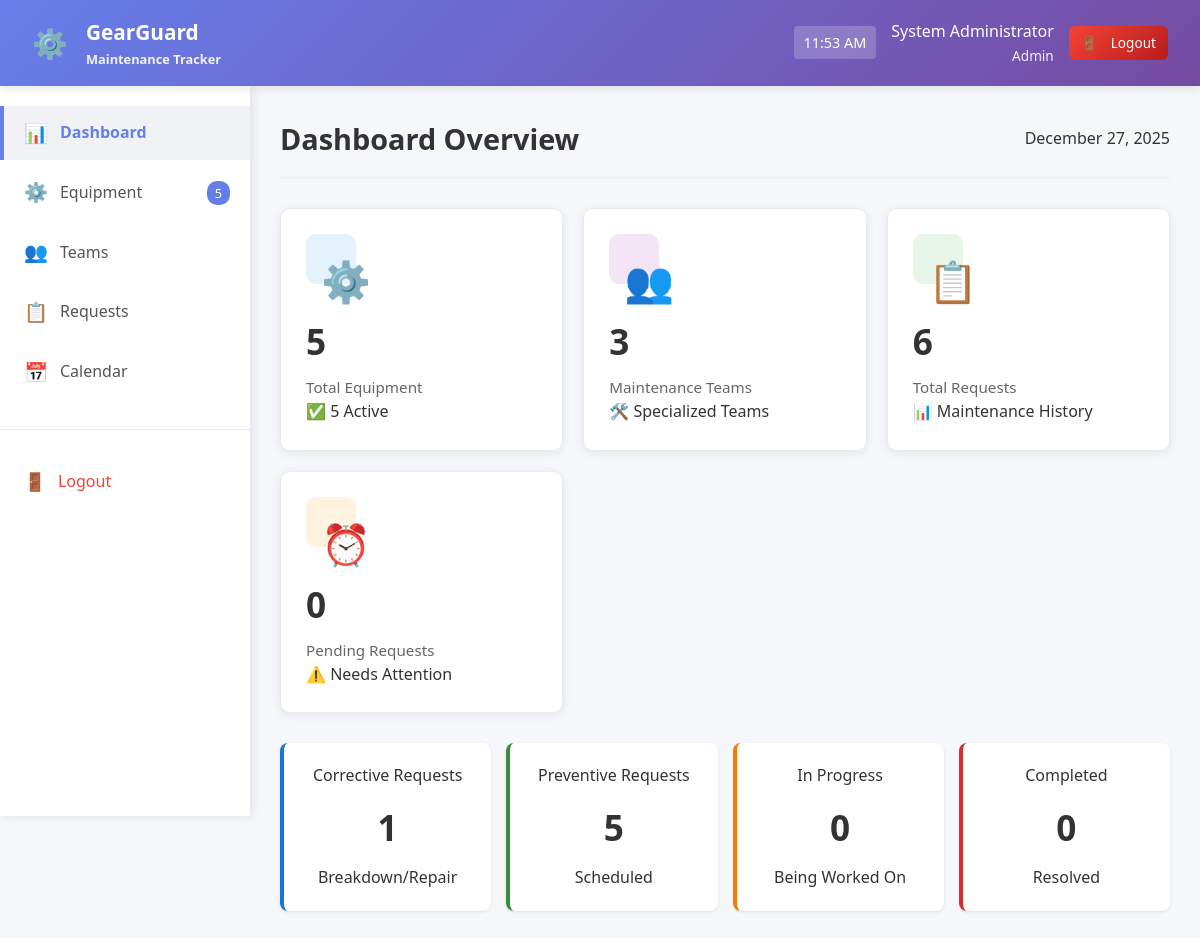
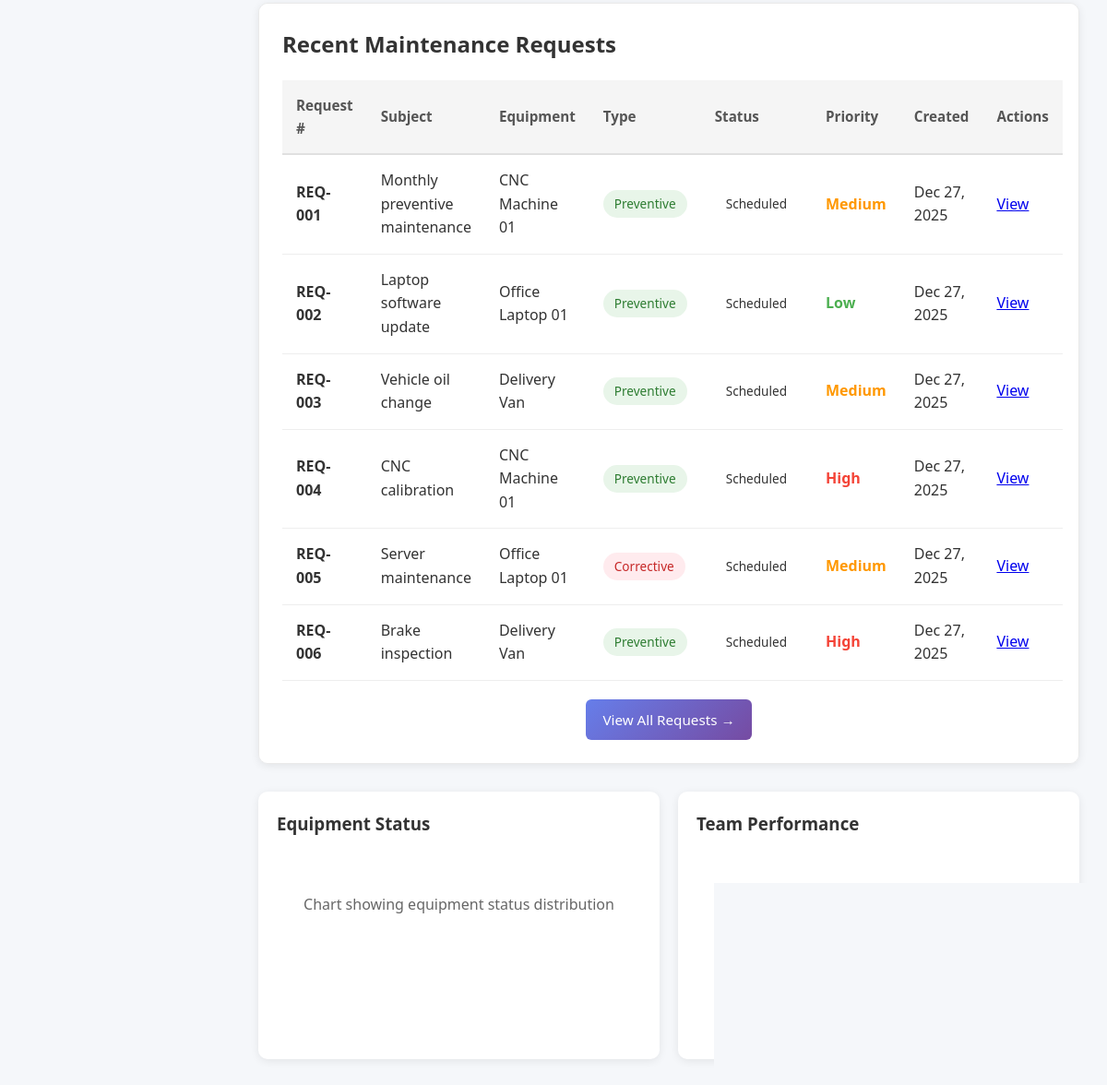
/pages/dashboard.php (signed in), run on the app's committed database (2 pictures, top to bottom).
### tables this page shows
CREATE TABLE `maintenance_requests` (
  `id` int(11) NOT NULL,
  `request_number` varchar(50) DEFAULT NULL,
  `subject` varchar(200) NOT NULL,
  `description` text DEFAULT NULL,
  `equipment_id` int(11) NOT NULL,
  `type` varchar(20) DEFAULT 'Corrective',
  `priority` varchar(20) DEFAULT 'Medium',
  `status` varchar(20) DEFAULT 'New',
  `scheduled_date` date DEFAULT NULL,
  `duration_hours` int(11) DEFAULT NULL,
  `estimated_cost` decimal(10,2) DEFAULT NULL,
  `actual_cost` decimal(10,2) DEFAULT NULL,
  `completion_date` date DEFAULT NULL,
  `assigned_to` int(11) DEFAULT NULL,
  `created_by` int(11) DEFAULT NULL,
  `created_at` timestamp NOT NULL DEFAULT current_timestamp(),
  `updated_at` timestamp NOT NULL DEFAULT current_timestamp() ON UPDATE current_timestamp()
);

CREATE TABLE `equipment` (
  `id` int(11) NOT NULL,
  `name` varchar(200) NOT NULL,
  `serial_number` varchar(100) DEFAULT NULL,
  `category_id` int(11) DEFAULT NULL,
  `department_id` int(11) DEFAULT NULL,
  `location` varchar(200) DEFAULT NULL,
  `status` varchar(20) DEFAULT 'active',
  `notes` text DEFAULT NULL,
  `created_at` timestamp NOT NULL DEFAULT current_timestamp(),
  `purchase_date` date DEFAULT NULL,
  `warranty_date` date DEFAULT NULL,
  `maintenance_team_id` int(11) DEFAULT NULL,
  `created_by` int(11) DEFAULT NULL
);

### pages/dashboard.php (the view, shortened to what this page needs)
<?php
require_once '../config.php';
$stats = [
    'equipment' => 0,
    'teams' => 0,
    'requests' => 0,
    'pending' => 0,
    'active_equipment' => 0,
    'corrective' => 0,
    'preventive' => 0,
    'in_progress' => 0,
    'completed' => 0
];
try {
    $query = "SELECT
        (SELECT COUNT(*) FROM equipment) as total_equipment,
        (SELECT COUNT(*) FROM maintenance_teams) as total_teams,
        (SELECT COUNT(*) FROM maintenance_requests) as total_requests,
        (SELECT COUNT(*) FROM maintenance_requests WHERE status = 'New') as pending_requests,
        (SELECT COUNT(*) FROM equipment WHERE status = 'active') as active_equipment,
        (SELECT COUNT(*) FROM maintenance_requests WHERE type = 'Corrective') as corrective_requests,
        (SELECT COUNT(*) FROM maintenance_requests WHERE type = 'Preventive') as preventive_requests,
        (SELECT COUNT(*) FROM maintenance_requests WHERE status = 'In Progress') as in_progress,
        (SELECT COUNT(*) FROM maintenance_requests WHERE status = 'Repaired') as completed";
    $result = mysqli_query($conn, $query);
    if ($result && $row = mysqli_fetch_assoc($result)) {
        $stats['equipment'] = $row['total_equipment'];
        $stats['teams'] = $row['total_teams'];
        $stats['requests'] = $row['total_requests'];
        $stats['pending'] = $row['pending_requests'];
        $stats['active_equipment'] = $row['active_equipment'];
        $stats['corrective'] = $row['corrective_requests'];
        $stats['preventive'] = $row['preventive_requests'];
        $stats['in_progress'] = $row['in_progress'];
        $stats['completed'] = $row['completed'];
    }
    $recent_requests = [];
    $recent_query = "
        SELECT mr.*, e.name as equipment_name
        FROM maintenance_requests mr
        LEFT JOIN equipment e ON mr.equipment_id = e.id
        ORDER BY mr.created_at DESC
        LIMIT 8
    ";
    $recent_result = mysqli_query($conn, $recent_query);
    if ($recent_result) {
        while ($row = mysqli_fetch_assoc($recent_result)) {
            $recent_requests[] = $row;
        }
    }
} catch (Exception $e) {
    error_log("Dashboard error: " . $e->getMessage());
}
?>
<!DOCTYPE html>
<html lang="en">
<head>
    <link rel="stylesheet" href="../css/style.css">
</head>
<body>
    <?php include '../includes/header.php'; ?>
    <div class="container">
        <?php include '../includes/sidebar.php'; ?>
        <main class="main-content">
            <div class="page-header">
                <h1>Dashboard Overview</h1>
                <span class="date-display"><?php echo date('F j, Y'); ?></span>
            </div>
            <div class="dashboard-cards">
                <div class="card">
                    <div class="card-icon icon-equipment">
                        ⚙️
                    </div>
                    <h3><?php echo $stats['equipment']; ?></h3>
                    <p>Total Equipment</p>
                    <div class="sub-stat">
                        ✅ <?php echo $stats['active_equipment']; ?> Active
                    </div>
                </div>
                <div class="card">
                    <div class="card-icon icon-team">
                        👥
                    </div>
                    <h3><?php echo $stats['teams']; ?></h3>
                    <p>Maintenance Teams</p>
                    <div class="sub-stat">
                        🛠️ Specialized Teams
                    </div>
                </div>
                <div class="card">
                    <div class="card-icon icon-request">
                        📋
                    </div>
                    <h3><?php echo $stats['requests']; ?></h3>
                    <p>Total Requests</p>
                    <div class="sub-stat">
                        📊 Maintenance History
                    </div>
                </div>
                <div class="card">
                    <div class="card-icon icon-pending">
                        ⏰
                    </div>
                    <h3><?php echo $stats['pending']; ?></h3>
                    <p>Pending Requests</p>
                    <div class="sub-stat warning">
                        ⚠️ Needs Attention
                    </div>
                </div>
            </div>
            <div class="stats-overview">
                <div class="stat-card">
                    <div class="stat-label">Corrective Requests</div>
                    <div class="value"><?php echo $stats['corrective']; ?></div>
                    <div class="stat-sub">Breakdown/Repair</div>
                </div>
                <div class="stat-card">
                    <div class="stat-label">Preventive Requests</div>
                    <div class="value"><?php echo $stats['preventive']; ?></div>
                    <div class="stat-sub">Scheduled</div>
                </div>
                <div class="stat-card">
                    <div class="stat-label">In Progress</div>
                    <div class="value"><?php echo $stats['in_progress']; ?></div>
                    <div class="stat-sub">Being Worked On</div>
                </div>
                <div class="stat-card">
                    <div class="stat-label">Completed</div>
                    <div class="value"><?php echo $stats['completed']; ?></div>
                    <div class="stat-sub">Resolved</div>
                </div>
            </div>
            <div class="table-container">
                <h2>Recent Maintenance Requests</h2>
                <?php if (!empty($recent_requests)): ?>
                    <table class="table">
                        <thead>
                            <tr>
                                <th>Request #</th>
                                <th>Subject</th>
                                <th>Equipment</th>
                                <th>Type</th>
                                <th>Status</th>
                                <th>Priority</th>
                                <th>Created</th>
                                <th>Actions</th>
                            </tr>
                        </thead>
                        <tbody>
                            <?php foreach ($recent_requests as $request):
                                $status_class = 'status-' . strtolower(str_replace(' ', '-', $request['status']));
                                $priority_class = 'priority-' . strtolower($request['priority']);
                            ?>
                            <tr>
                                <td>
                                    <strong><?php echo htmlspecialchars($request['request_number']); ?></strong>
                                </td>
                                <td><?php echo htmlspecialchars($request['subject']); ?></td>
                                <td><?php echo htmlspecialchars($request['equipment_name'] ?? 'Unknown Equipment'); ?></td>
                                <td>
                                    <span class="status-badge <?php echo $request['type'] == 'Corrective' ? 'status-new' : 'status-repaired'; ?>">
                                        <?php echo $request['type']; ?>
                                    </span>
                                </td>
                                <td>
                                    <span class="status-badge <?php echo $status_class; ?>">
                                        <?php echo $request['status']; ?>
                                    </span>
                                </td>
                                <td>
                                    <span class="<?php echo $priority_class; ?>">
                                        <?php echo $request['priority']; ?>
                                    </span>
                                </td>
                                <td><?php echo date('M d, Y', strtotime($request['created_at'])); ?></td>
                                <td>
                                    <a href="view_request.php?id=<?php echo $request['id']; ?>" class="btn-view">View</a>
                                </td>
                            </tr>
                            <?php endforeach; ?>
                        </tbody>
                    </table>
                    <div style="text-align: center; margin-top: 20px;">
                        <a href="requests.php" class="btn btn-primary">View All Requests →</a>
                    </div>
                <?php endif; ?>
            </div>
            <div style="display: grid; grid-template-columns: repeat(auto-fit, minmax(300px, 1fr)); gap: 20px; margin-top: 30px;">
                <div style="background: white; padding: 20px; border-radius: 10px; box-shadow: 0 2px 10px rgba(0,0,0,0.08);">
                    <h3>Equipment Status</h3>
                    <div id="equipmentChart" style="height: 200px; margin-top: 20px;">
                        <p style="color: #666; text-align: center; padding: 40px 0;">
                            Chart showing equipment status distribution
                        </p>
                    </div>
                </div>
                <div style="background: white; padding: 20px; border-radius: 10px; box-shadow: 0 2px 10px rgba(0,0,0,0.08);">
                    <h3>Team Performance</h3>
                    <div id="teamChart" style="height: 200px; margin-top: 20px;">
                        <p style="color: #666; text-align: center; padding: 40px 0;">
                        </p>
                    </div>
                </div>
            </div>
        </main>
    </div>
</body>
</html>

### css/style.css (style rules this page uses)
* { margin: 0; padding: 0; box-sizing: border-box; }
body { font-family: 'Segoe UI', Tahoma, Geneva, Verdana, sans-serif; background-color: #f5f7fa; color: #333; line-height: 1.6; }
.container { display: flex; min-height: calc(100vh - 70px); }
.main-content { flex: 1; padding: 30px; overflow-y: auto; }
.dashboard-cards { display: grid; grid-template-columns: repeat(auto-fit, minmax(250px, 1fr)); gap: 20px; margin-bottom: 30px; }
.card { background: white; border-radius: 10px; padding: 25px; box-shadow: 0 2px 10px rgba(0,0,0,0.08); transition: transform 0.3s, box-shadow 0.3s; border: 1px solid #eaeaea; }
.card-icon { width: 50px; height: 50px; border-radius: 10px; display: flex; align-items: center; justify-content: center; color: white; font-size: 1.5rem; }
.icon-equipment { background: linear-gradient(135deg, #4CAF50, #2E7D32); }
.icon-team { background: linear-gradient(135deg, #2196F3, #0D47A1); }
.icon-request { background: linear-gradient(135deg, #FF9800, #E65100); }
.icon-pending { background: linear-gradient(135deg, #f44336, #B71C1C); }
.card h3 { font-size: 2.2rem; color: #333; margin: 10px 0 5px 0; }
.card p { color: #666; font-size: 0.95rem; }
.table-container { background: white; border-radius: 10px; padding: 25px; box-shadow: 0 2px 10px rgba(0,0,0,0.08); margin-top: 30px; border: 1px solid #eaeaea; }
.table-container h2 { margin-bottom: 20px; color: #333; font-size: 1.5rem; }
.table { width: 100%; border-collapse: collapse; margin-top: 10px; }
.table th { background: #f8f9fa; padding: 14px 16px; text-align: left; font-weight: 600; color: #495057; border-bottom: 2px solid #e9ecef; font-size: 0.95rem; }
.table td { padding: 14px 16px; border-bottom: 1px solid #e9ecef; vertical-align: middle; }
.status-badge { padding: 5px 12px; border-radius: 20px; font-size: 0.85rem; font-weight: 500; display: inline-block; min-width: 80px; text-align: center; }
.status-new { background: #e3f2fd; color: #1976d2; }
.status-repaired { background: #e8f5e9; color: #388e3c; }
.btn { padding: 10px 18px; border: none; border-radius: 6px; cursor: pointer; font-weight: 500; transition: all 0.3s; display: inline-flex; align-items: center; gap: 8px; text-decoration: none; font-size: 0.95rem; font-family: inherit; }
.btn-primary { background: linear-gradient(135deg, #667eea, #764ba2); color: white; }
.page-header { display: flex; justify-content: space-between; align-items: center; margin-bottom: 30px; padding-bottom: 15px; border-bottom: 1px solid #eaeaea; }
.page-header h1 { font-size: 1.8rem; color: #333; font-weight: 600; }
.stats-overview { display: grid; grid-template-columns: repeat(auto-fit, minmax(200px, 1fr)); gap: 15px; margin: 20px 0; }
.stat-card { background: white; padding: 20px; border-radius: 8px; box-shadow: 0 2px 5px rgba(0,0,0,0.05); text-align: center; }
.stat-card .value { font-size: 2rem; font-weight: bold; color: #667eea; margin: 10px 0; }

### data on the page
maintenance_requests: request_number "REQ-001", subject "Monthly preventive maintenance", equipment.name "CNC Machine 01", type "Preventive", status "Scheduled", priority "Medium", created_at "Dec 27, 2025"
maintenance_requests: request_number "REQ-002", subject "Laptop software update", equipment.name "Office Laptop 01", type "Preventive", status "Scheduled", priority "Low", created_at "Dec 27, 2025"
maintenance_requests: request_number "REQ-003", subject "Vehicle oil change", equipment.name "Delivery Van", type "Preventive", status "Scheduled", priority "Medium", created_at "Dec 27, 2025"
maintenance_requests: request_number "REQ-004", subject "CNC calibration", equipment.name "CNC Machine 01", type "Preventive", status "Scheduled", priority "High", created_at "Dec 27, 2025"
maintenance_requests: request_number "REQ-005", subject "Server maintenance", equipment.name "Office Laptop 01", type "Corrective", status "Scheduled", priority "Medium", created_at "Dec 27, 2025"
maintenance_requests: request_number "REQ-006", subject "Brake inspection", equipment.name "Delivery Van", type "Preventive", status "Scheduled", priority "High", created_at "Dec 27, 2025"

### other printed values
$_SESSION['full_name'] "System Administrator"
$_SESSION['role'] "Admin"
$equipment_count "5"
$stats['equipment'] "5"
$stats['active_equipment'] "5"
$stats['teams'] "3"
$stats['requests'] "6"
$stats['pending'] "0"
$stats['corrective'] "1"
$stats['preventive'] "5"
$stats['in_progress'] "0"
$stats['completed'] "0"
